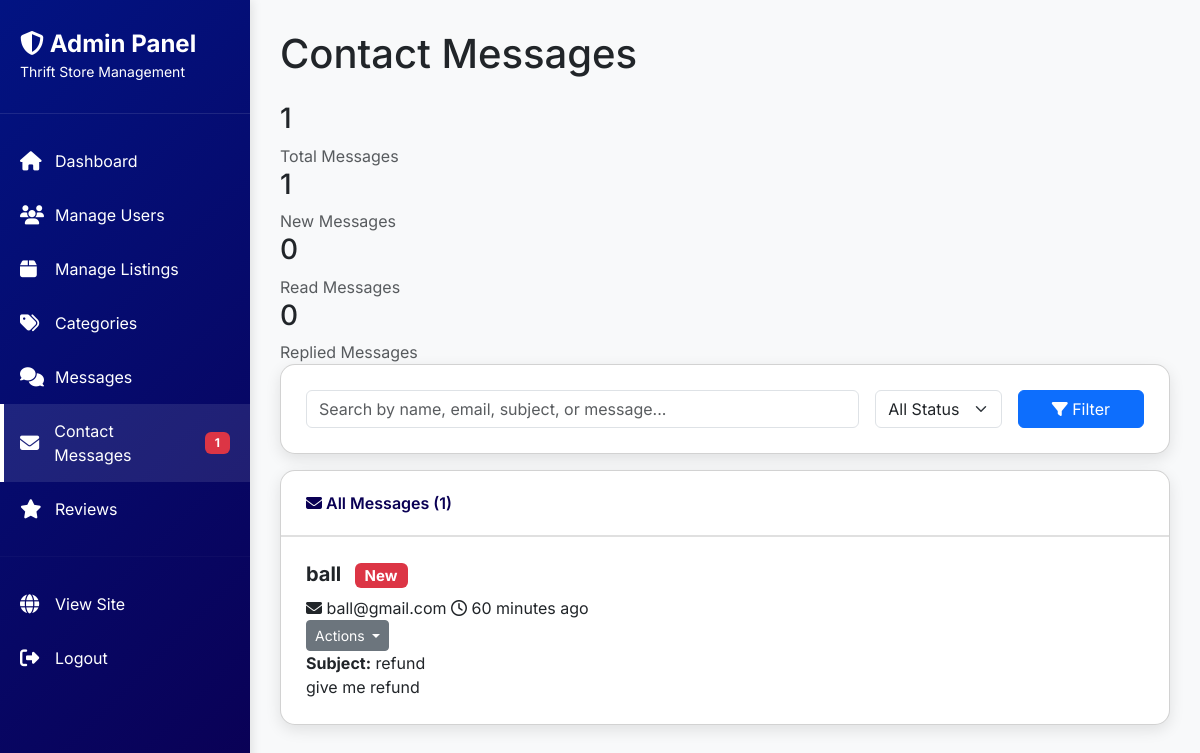
Screenshot of /admin/admin_contact_messages.php (signed in) with the database file from the repository.
### tables this page shows
CREATE TABLE contact_messages (
    id INT PRIMARY KEY AUTO_INCREMENT,
    name VARCHAR(255) NOT NULL,
    email VARCHAR(255) NOT NULL,
    phone VARCHAR(50) DEFAULT NULL,
    subject VARCHAR(255) DEFAULT NULL,
    message TEXT NOT NULL,
    status ENUM('new', 'read', 'replied') DEFAULT 'new',
    created_at TIMESTAMP DEFAULT CURRENT_TIMESTAMP,
    INDEX idx_created (created_at),
    INDEX idx_status (status)
);

### config.php (called while the page is built, shortened)
<?php
function time_ago($timestamp) {
    $time_ago = strtotime($timestamp);
    $current_time = time();
    $time_difference = $current_time - $time_ago;
    $seconds = $time_difference;
    $minutes = round($seconds / 60);
    $hours = round($seconds / 3600);
    $days = round($seconds / 86400);
    $weeks = round($seconds / 604800);
    $months = round($seconds / 2629440);
    $years = round($seconds / 31553280);
    if($seconds <= 60) return "Just now";
    else if($minutes <= 60) return "$minutes minutes ago";
    else if($hours <= 24) return "$hours hours ago";
    else if($days <= 7) return "$days days ago";
    else if($weeks <= 4.3) return "$weeks weeks ago";
    else if($months <= 12) return "$months months ago";
    else return "$years years ago";
}
?>

### admin/admin_contact_messages.php (the view, shortened to what this page needs)
<?php
require_once '../config.php';
$db = Database::getInstance()->getConnection();
$search = isset($_GET['search']) ? sanitize_input($_GET['search']) : '';
$where_clauses = ["1=1"];
$params = [];
$where_sql = implode(' AND ', $where_clauses);
$sql = "SELECT * FROM contact_messages WHERE $where_sql ORDER BY created_at DESC";
$stmt = $db->prepare($sql);
$stmt->execute($params);
$contacts = $stmt->fetchAll();
$stmt = $db->query("SELECT COUNT(*) as total FROM contact_messages");
$total_messages = $stmt->fetch()['total'];
$stmt = $db->query("SELECT COUNT(*) as total FROM contact_messages WHERE status = 'new'");
$new_messages = $stmt->fetch()['total'];
$stmt = $db->query("SELECT COUNT(*) as total FROM contact_messages WHERE status = 'read'");
$read_messages = $stmt->fetch()['total'];
$stmt = $db->query("SELECT COUNT(*) as total FROM contact_messages WHERE status = 'replied'");
$replied_messages = $stmt->fetch()['total'];
?>
<!DOCTYPE html>
<html lang="en">
<head>
    <link href="https://cdn.jsdelivr.net/npm/bootstrap@5.3.0/dist/css/bootstrap.min.css" rel="stylesheet">
    <link rel="stylesheet" href="https://cdnjs.cloudflare.com/ajax/libs/font-awesome/6.4.0/css/all.min.css">
    <link rel="stylesheet" href="css/admin_contact_messages.css">
</head>
<body>
    <div class="admin-wrapper">
        <div class="sidebar">
            <div class="sidebar-header">
                <h3><i class="fas fa-shield-alt"></i> Admin Panel</h3>
                <small>Thrift Store Management</small>
            </div>
            <div class="sidebar-menu">
                <a href="dashboard.php">
                    <i class="fas fa-home"></i>
                    <span>Dashboard</span>
                </a>
                <a href="admin_users.php">
                    <i class="fas fa-users"></i>
                    <span>Manage Users</span>
                </a>
                <a href="admin_listings.php">
                    <i class="fas fa-box"></i>
                    <span>Manage Listings</span>
                </a>
                <a href="admin_categories.php">
                    <i class="fas fa-tags"></i>
                    <span>Categories</span>
                </a>
                <a href="admin_messages.php">
                    <i class="fas fa-comments"></i>
                    <span>Messages</span>
                </a>
                <a href="admin_contact_messages.php" class="active">
                    <i class="fas fa-envelope"></i>
                    <span>Contact Messages</span>
                    <?php if($new_messages > 0): ?>
                        <span class="badge bg-danger"><?php echo $new_messages; ?></span>
                    <?php endif; ?>
                </a>
                <a href="admin_reviews.php">
                    <i class="fas fa-star"></i>
                    <span>Reviews</span>
                </a>
                <hr style="border-color: rgba(255,255,255,0.1); margin: 20px 0;">
                <a href="../index.php">
                    <i class="fas fa-globe"></i>
                    <span>View Site</span>
                </a>
                <a href="../assets/auth/logout.php">
                    <i class="fas fa-sign-out-alt"></i>
                    <span>Logout</span>
                </a>
            </div>
        </div>
        <div class="main-content">
            <h1 class="mb-4">Contact Messages</h1>
            <div class="stats-row">
                <div class="stat-box">
                    <h3><?php echo $total_messages; ?></h3>
                    <p class="text-muted mb-0">Total Messages</p>
                </div>
                <div class="stat-box new">
                    <h3><?php echo $new_messages; ?></h3>
                    <p class="text-muted mb-0">New Messages</p>
                </div>
                <div class="stat-box read">
                    <h3><?php echo $read_messages; ?></h3>
                    <p class="text-muted mb-0">Read Messages</p>
                </div>
                <div class="stat-box replied">
                    <h3><?php echo $replied_messages; ?></h3>
                    <p class="text-muted mb-0">Replied Messages</p>
                </div>
            </div>
            <div class="card mb-3">
                <div class="card-body">
                    <form method="GET" class="row g-3">
                        <div class="col-md-8">
                            <input type="text" class="form-control" name="search" placeholder="Search by name, email, subject, or message..." value="<?php echo htmlspecialchars($search); ?>">
                        </div>
                        <div class="col-md-2">
                            <select class="form-select" name="status">
                                <option value="">All Status</option>
                            </select>
                        </div>
                        <div class="col-md-2">
                            <button type="submit" class="btn btn-primary w-100">
                                <i class="fas fa-filter"></i> Filter
                            </button>
                        </div>
                    </form>
                </div>
            </div>
            <div class="card">
                <div class="card-header">
                    <i class="fas fa-envelope"></i> All Messages (<?php echo count($contacts); ?>)
                </div>
                <div class="card-body">
                    <?php if(empty($contacts)): ?>
                        <p class="text-muted text-center">No contact messages found</p>
                    <?php else: ?>
                        <?php foreach($contacts as $contact): ?>
                            <div class="message-card <?php echo $contact['status']; ?>">
                                <div class="message-header">
                                    <div>
                                        <h5>
                                            <strong><?php echo htmlspecialchars($contact['name']); ?></strong>
                                            <span class="badge bg-<?php echo $contact['status'] == 'new' ? 'danger' : ($contact['status'] == 'read' ? 'warning' : 'success'); ?> ms-2">
                                                <?php echo ucfirst($contact['status']); ?>
                                            </span>
                                        </h5>
                                        <div class="message-meta">
                                            <span>
                                                <i class="fas fa-envelope"></i>
                                                <?php echo htmlspecialchars($contact['email']); ?>
                                            </span>
                                            <span>
                                                <i class="far fa-clock"></i>
                                                <?php echo time_ago($contact['created_at']); ?>
                                            </span>
                                        </div>
                                    </div>
                                    <div class="message-actions">
                                        <div class="btn-group">
                                            <button type="button" class="btn btn-sm btn-secondary dropdown-toggle" data-bs-toggle="dropdown">
                                                Actions
                                            </button>
                                        </div>
                                    </div>
                                </div>
                                <div class="message-subject">
                                    <strong>Subject:</strong> <?php echo htmlspecialchars($contact['subject']); ?>
                                </div>
                                <div class="message-body">
                                    <?php echo nl2br(htmlspecialchars($contact['message'])); ?>
                                </div>
                            </div>
                        <?php endforeach; ?>
                    <?php endif; ?>
                </div>
            </div>
        </div>
    </div>
</body>
</html>

### admin/css/admin_contact_messages.css (style rules this page uses)
:root { --primary-dark: #0A0054; --primary-light: #021382; --color-blue: #2A12E7; --sidebar-width: 250px; }
body { font-family: 'Inter', sans-serif; background-color: #f8f9fa; margin: 0; padding: 0; }
.admin-wrapper { display: flex; min-height: 100vh; }
.sidebar { width: var(--sidebar-width); background: linear-gradient(135deg, var(--primary-light) 0%, var(--primary-dark) 100%); color: white; position: fixed; height: 100vh; overflow-y: auto; box-shadow: 2px 0 10px rgba(0,0,0,0.1); z-index: 1000; transition: transform 0.3s ease; }
.sidebar-header { padding: 30px 20px; border-bottom: 1px solid rgba(255,255,255,0.1); }
.sidebar-header h3 { margin: 0; font-size: 1.5rem; font-weight: 700; }
.sidebar-menu { padding: 20px 0; }
.sidebar-menu a { display: flex; align-items: center; padding: 15px 20px; color: white; text-decoration: none; transition: all 0.3s; gap: 15px; }
.sidebar-menu a:hover, .sidebar-menu a.active { background: rgba(255,255,255,0.1); border-left: 4px solid white; padding-left: 16px; }
.sidebar-menu i { width: 20px; font-size: 1.2rem; }
.main-content { margin-left: var(--sidebar-width); flex: 1; padding: 30px; width: calc(100% - var(--sidebar-width)); }
.card { background: white; border-radius: 15px; box-shadow: 0 5px 15px rgba(0,0,0,0.1); margin-bottom: 30px; }
.card-header { background: transparent; border-bottom: 2px solid #e0e0e0; padding: 20px 25px; font-weight: 600; color: var(--primary-dark); }
.card-body { padding: 25px; }
.badge { padding: 5px 10px; border-radius: 6px; }

### rows the page displays
contact_messages: name "ball", status "New", email "ball@gmail.com", created_at "60 minutes ago", subject "refund", message "give me refund"

### other values shown
$new_messages "1"
$total_messages "1"
$read_messages "0"
$replied_messages "0"
count($contacts) "1"
